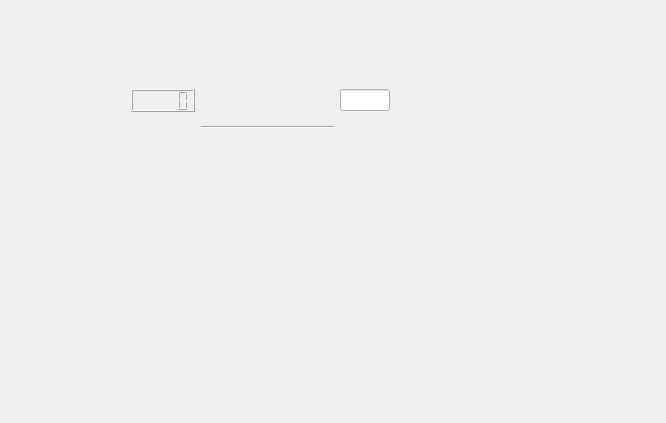
<?xml version="1.0" encoding="UTF-8"?>
<ui version="4.0">
 <class>main</class>
 <widget class="QMainWindow" name="main">
  <property name="geometry">
   <rect>
    <x>0</x>
    <y>0</y>
    <width>666</width>
    <height>423</height>
   </rect>
  </property>
  <property name="sizePolicy">
   <sizepolicy hsizetype="Expanding" vsizetype="Preferred">
    <horstretch>0</horstretch>
    <verstretch>0</verstretch>
   </sizepolicy>
  </property>
  <property name="minimumSize">
   <size>
    <width>100</width>
    <height>0</height>
   </size>
  </property>
  <property name="windowTitle">
   <string>MainWindow</string>
  </property>
  <widget class="QWidget" name="main_widget">
   <widget class="QWidget" name="gridLayoutWidget">
    <property name="geometry">
     <rect>
      <x>120</x>
      <y>70</y>
      <width>281</width>
      <height>80</height>
     </rect>
    </property>
    <layout class="QGridLayout" name="gridLayout">
     <item row="0" column="1">
      <spacer name="horizontalSpacer">
       <property name="orientation">
        <enum>Qt::Horizontal</enum>
       </property>
       <property name="sizeType">
        <enum>QSizePolicy::Expanding</enum>
       </property>
       <property name="sizeHint" stdset="0">
        <size>
         <width>65535</width>
         <height>20</height>
        </size>
       </property>
      </spacer>
     </item>
     <item row="0" column="0">
      <widget class="QLCDNumber" name="volt"/>
     </item>
     <item row="0" column="2">
      <widget class="QLineEdit" name="lineEdit">
       <property name="minimumSize">
        <size>
         <width>50</width>
         <height>0</height>
        </size>
       </property>
       <property name="text">
        <string/>
       </property>
      </widget>
     </item>
     <item row="1" column="1">
      <widget class="Line" name="line">
       <property name="orientation">
        <enum>Qt::Horizontal</enum>
       </property>
      </widget>
     </item>
    </layout>
   </widget>
  </widget>
 </widget>
 <layoutdefault spacing="6" margin="11"/>
 <resources/>
 <connections/>
</ui>
